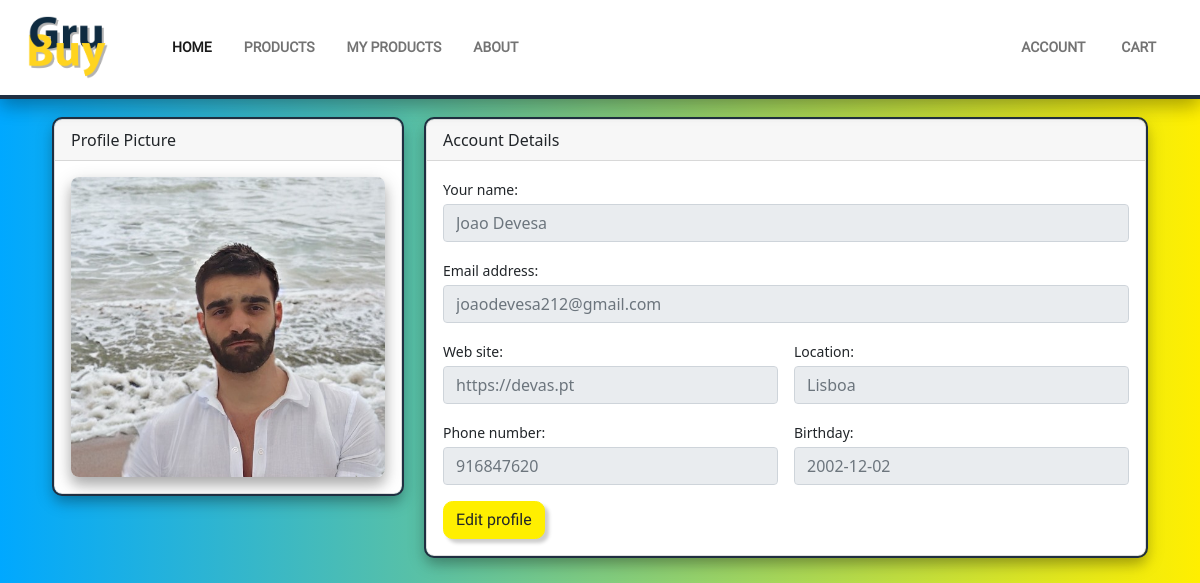
The page /myaccount.php (signed in) on the database its author committed.
### tables this page shows
CREATE TABLE IF NOT EXISTS `users` (
  `userID` int(11) NOT NULL AUTO_INCREMENT,
  `userName` varchar(128) NOT NULL,
  `userEmail` varchar(128) NOT NULL,
  `userPassword` varchar(128) NOT NULL,
  `userWebsite` varchar(128) DEFAULT NULL,
  `userLocation` varchar(128) DEFAULT NULL,
  `userPhone` int(11) DEFAULT NULL,
  `userBirthday` date DEFAULT NULL,
  `userImage` varchar(128) DEFAULT NULL,
  PRIMARY KEY (`userID`)
);

### loginscript/dbaccess.php (called while the page is built)
<?php
class Database
{
      public function connect()
      {
            try {
                  $username = "GruBuyDBUser";
                  $password = "GruBuyDBPassword";
                  $conn = new PDO("mysql:host=10.0.1.4;dbname=grubuy", $username, $password);
                  return $conn;
            } catch (PDOException $e) {
                  echo "<br>Connection failed: " . $e->getMessage() . "<br/>";
            }
      }
}

### myaccount.php (the view, shortened to what this page needs)
<?php
include './loginscript/dbaccess.php';
?>
<!DOCTYPE html>
<html lang="en">
<head>
    <link href="https://cdn.jsdelivr.net/npm/bootstrap@5.0.2/dist/css/bootstrap.min.css" rel="stylesheet">
    <link rel="stylesheet" href="css/style.css">
</head>
<body class="color-background">
    <?php
    require "header.php";
    ?>
    <div class="container px-4 mt-4">
        <div class="row">
            <?php
            class user extends Database
            {
                public function pickProduct($userID)
                {
                    $stmt = $this->connect()->prepare('SELECT * FROM users WHERE userID = ?;');
                    $stmt->execute(array($userID));
                    $euser = $stmt->fetch(PDO::FETCH_ASSOC);
                    return $euser;
                }
            }
            $myuser = new user();
            $userID = $_SESSION["user_ID"];
            $user_edit = $myuser->pickProduct($userID);
            $date = new DateTime($user_edit["userBirthday"]);
            $result = $date->format('Y-m-d');
            echo '
            <div class="col-xl-4">
                <div class="card style-border4 mb-4 mb-xl-0">
                    <div class="card-header">Profile Picture</div>
                    <div class="card-body text-center">
                        ';
                        if (empty($user_edit["userImage"])) {
                            echo '<img class="style-border5 card-img-top card-image-size3" src="imagens/image icons/person_icon.png" alt="null">';
                        }
                        else {
                            echo '<img class="style-border5 card-img-top card-image-size" src="./uploads/users/'.$user_edit["userImage"].'" alt="notnull">';
                        }
                    echo '
                    </div>
                </div>
            </div>
            <div class="col-xl-8">
                <div class="card mb-4 style-border4">
                    <div class="card-header">Account Details</div>
                    <div class="card-body">
                        <div class="mb-3">
                                        <label class="small mb-1 bold" for="inputUsername">Your name: </label>
                                        <input class="form-control" type="text" placeholder="' . $user_edit["userName"] . '" disabled>
                                    </div>
                                    <div class="mb-3">
                                        <label class="small mb-1 bold" for="inputEmailAddress">Email address: </label>
                                        <input class="form-control" id="inputEmailAddress" type="email" placeholder="' .$user_edit["userEmail"] . '" disabled>
                                    </div>
                                    <div class="row gx-3 mb-3">
                                        <div class="col-md-6">
                                            <label class="small mb-1" for="inputOrgName">Web site: </label>
                                            <input class="form-control" id="inputOrgName" type="text" placeholder="' . $user_edit["userWebsite"] . '" disabled>
                                        </div>
                                        <div class="col-md-6">
                                            <label class="small mb-1" for="inputLocation">Location: </label>
                                            <input class="form-control" id="inputLocation" type="text" placeholder="' . $user_edit["userLocation"] . '" disabled>
                                        </div>
                                    </div>
                                    <div class="row gx-3 mb-3">
                                        <div class="col-md-6">
                                            <label class="small mb-1" for="inputPhone">Phone number: </label>
                                            <input class="form-control" id="inputPhone" placeholder="' . $user_edit["userPhone"] . '" disabled>
                                        </div>
                                        <div class="col-md-6">
                                            <label class="small mb-1" for="inputBirthday">Birthday: </label>
                                            <input class="form-control" id="inputBirthday" type="text" name="birthday" placeholder="' . $result . '" disabled>
                                        </div>
                                    </div>
                                    <a href="editprofile.php" class="btn btn-warning" type="button">Edit profile</a>';
            ?>
        </div>
    </div>
    </div>
    </div>
    </div>
</body>
</html>

### css/style.css (style rules this page uses)
.btn-warning { color: #212529; background-color: #ffef00; border-color: #ffef00; box-shadow: 0.325vw 0.325vw 0.325vw rgb(0 0 0 / 20%); border-radius: 0.6rem; margin: 0; }
.color-background { background: rgb(0, 168, 255); background: linear-gradient(90deg, rgb(0, 168, 255) 0%, rgb(255, 239, 0) 100%); }
.style-border4 { box-shadow: 0 8px 12px 0 rgba(0, 0, 0, 0.2), 0 6px 20px 0 rgba(0, 0, 0, 0.19); outline-style: solid; outline-color: #202f41; outline-width: 2px; border-radius: 0.5em; }
.style-border5 { box-shadow: 0 8px 12px 0 rgba(0, 0, 0, 0.2), 0 6px 20px 0 rgba(0, 0, 0, 0.19); border-radius: 0.5em; }
.card-image-size { width: 100%; height: 300px; object-fit: cover; }
.card { transition: translate ease-in-out 100ms, box-shadow ease-in-out 100ms; }
.btn { transition: translate ease-in-out 100ms, box-shadow ease-in-out 100ms; }
a { font-size: 14px; font-family: "Roboto-Regular" !important; color:#ffc107; }
.form-control { outline: none !important; box-shadow: none !important; }

### rows shown on the page
users: userImage (picture), userName "Joao Devesa", userEmail "joaodevesa212@gmail.com", userWebsite "https://devas.pt", userLocation "Lisboa", userPhone "916847620", birthday "2002-12-02"
